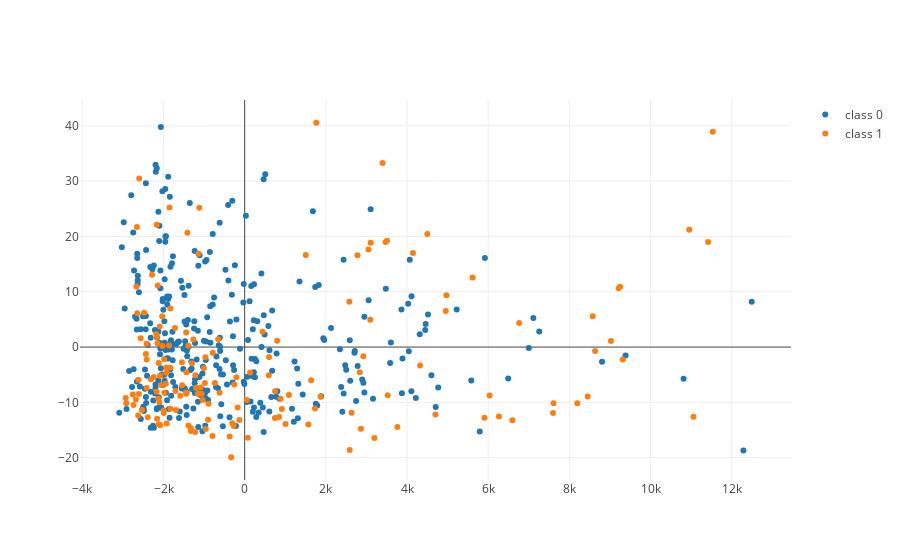

This figure's notebook cell:
### Code cell
trace0 = go.Scatter(
    x = X_red[Y[:,0]==0][:,0],
    y = X_red[Y[:,0]==0][:,1],
    mode = 'markers',
    name = 'class 0'
)

trace1 = go.Scatter(
    x = X_red[Y[:,0]==1][:,0],
    y = X_red[Y[:,0]==1][:,1],
    mode = 'markers',
    name = 'class 1'
)

data = [trace0, trace1]

fig = go.Figure(data=data)

iplot(fig)

### Figure 1 — Plotly figure (JSON) as saved in the notebook; plotly's stock layout.template omitted (floating-point values rounded to 4 significant figures; data arrays with more than 128 entries replaced by an {"elided": "..."} marker saying what was removed)
{"data": [{"mode": "markers", "name": "class 0", "type": "scatter", "x": {"elided": "339 float values"}, "y": {"elided": "339 float values"}}, {"mode": "markers", "name": "class 1", "type": "scatter", "x": {"elided": "161 float values"}, "y": {"elided": "161 float values"}}], "layout": {}}
